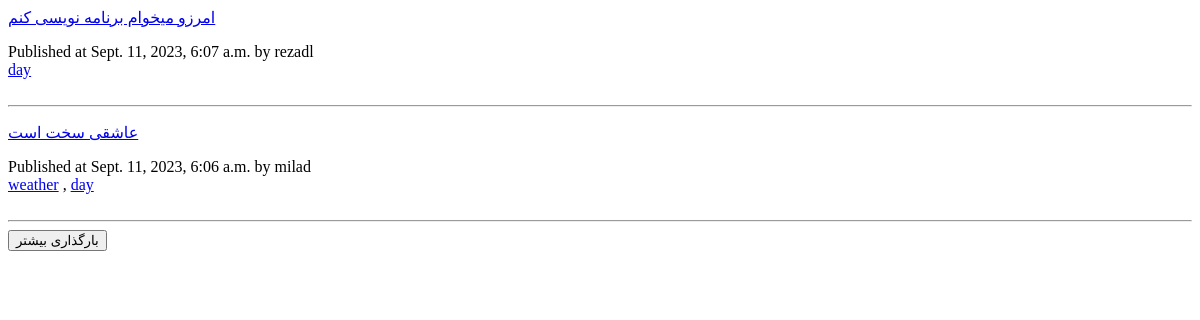
/posts/, run on an earlier commit of the app's database.
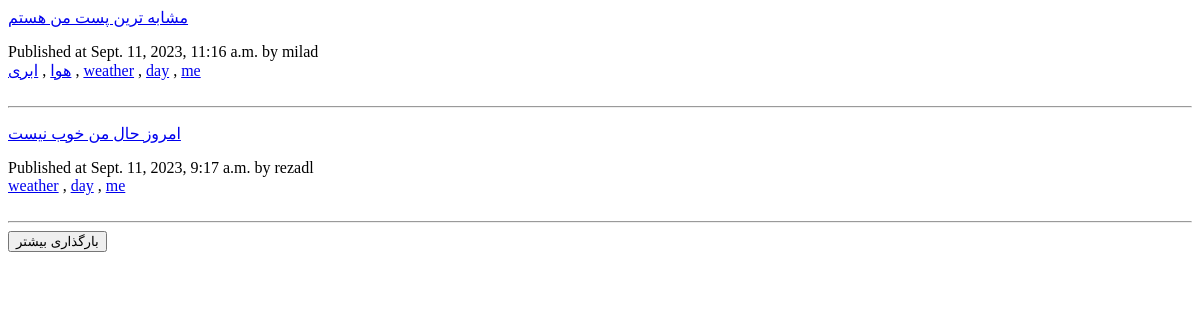
And on a later commit of the database.
### social/models.py (models this page shows, shortened)
class Post(models.Model):
    author = models.ForeignKey(User, on_delete=models.CASCADE, related_name="user_posts", verbose_name="نویسنده")
    description = models.TextField(verbose_name="توضیحات")
    created = models.DateTimeField(auto_now_add=True)
    updated = models.DateTimeField(auto_now=True)
    likes = models.ManyToManyField(User, related_name="liked_posts", blank=True)
    saved_by = models.ManyToManyField(User, related_name='saved_posts')
    tags = TaggableManager()
    class Meta:
        ordering = ['-created']
        indexes = [
            models.Index(fields=['-created'])
        ]
        verbose_name = "پست"
        verbose_name_plural = "پست ها"
    def get_absolute_url(self):
        return reverse('social:post_detail', args=[self.id])

class User(AbstractUser):
    date_of_birth = models.DateField(blank=True, null=True)
    bio = models.TextField(null=True, blank=True)
    photo = models.ImageField(upload_to="account_images/", blank=True, null=True)
    job = models.CharField(max_length=250, null=True, blank=True)
    phone = models.CharField(max_length=11, null=True, blank=True)
    following = models.ManyToManyField('self', through='Contact', related_name="followers", symmetrical=False)

### social/views.py (the view)
# urls.py: path('posts/', views.post_list, name="post_list"),
def post_list(request, tag_slug=None):
    posts = Post.objects.all()
    tag = None
    if tag_slug:
        tag = get_object_or_404(Tag, slug=tag_slug)
        posts = Post.objects.filter(tags__in=[tag])
    page = request.GET.get('page')
    paginator = Paginator(posts, 2)
    try:
        posts = paginator.page(page)
    except PageNotAnInteger:
        posts = paginator.page(1)
    except EmptyPage:
        posts = []
    if request.headers.get('x-requested-with') == 'XMLHttpRequest':
        return render(request, 'social/list_ajax.html', {'posts': posts})
    context = {
        'posts': posts,
        'tag': tag,
    }
    return render(request, "social/list.html", context)

### social/templates/social/list.html (shortened to what this page needs)
<div id ="post-list">
{% for post in posts %}
    <a href="{{ post.get_absolute_url }}">
    	{{ post.description |truncatewords:20|linebreaks }}
    </a>
    Published at {{ post.created}} by {{ post.author}}
    <br>
    {% for tag in post.tags.all %}
        <a href="{% url 'social:post_list_by_tag' tag.slug %}"> {{ tag.name }}</a>
        {% if not forloop.last %}, {% endif %}
    {% endfor %}
    <br>
    <br>
    <hr>
{% endfor %}
</div>
<button id="load-more">بار‌گذاری بیشتر</button>

What changed in the data, as far as the page shows it:
no longer on this page (row unchanged): Post: description "امرزو میخوام برنامه نویسی کنم", created "Sept. 11, 2023, 6:07 a.m.", author "rezadl", Tag (name "day")
no longer on this page (row edited): Post: description "عاشقی سخت است", created "Sept. 11, 2023, 6:06 a.m.", author "milad", Tag (name "weather"), Tag (name "day")
added Post: description "مشابه ترین پست من هستم", created "Sept. 11, 2023, 11:16 a.m.", author "milad", Tag (name "weather"), Tag (name "day")
now on this page (row unchanged): Tag: name "هوا", shown under "مشابه ترین پست من هستم"
now on this page (row unchanged): Tag: name "ابری", shown under "مشابه ترین پست من هستم"
added Tag: name "me"
added Post: description "امروز حال من خوب نیست", created "Sept. 11, 2023, 9:17 a.m.", author "rezadl", Tag (name "weather"), Tag (name "day")
